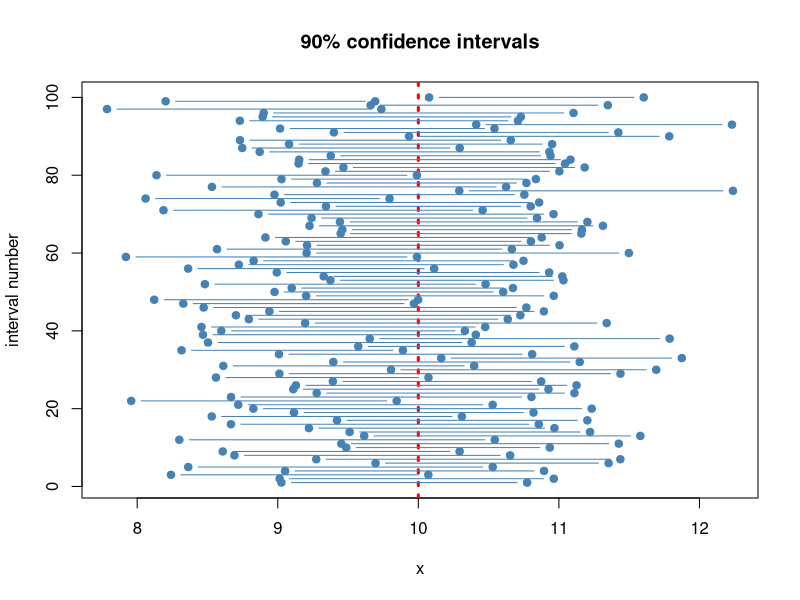
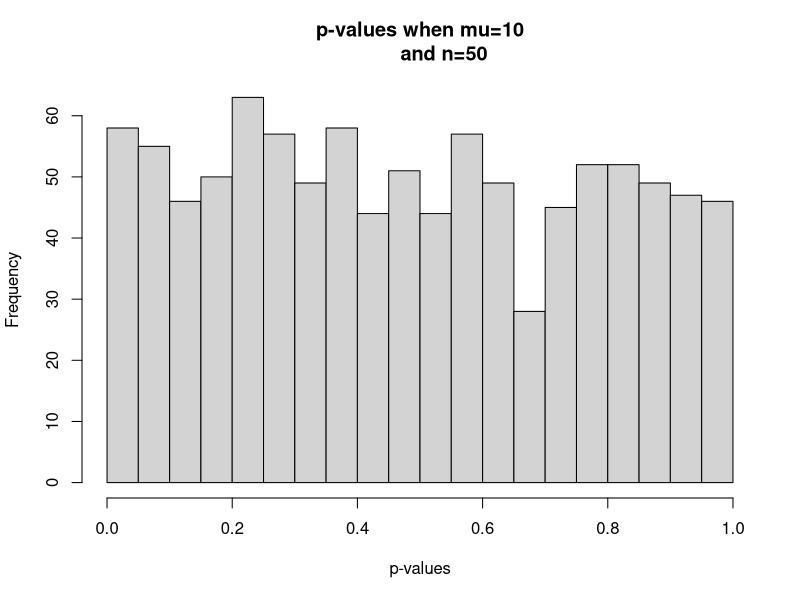
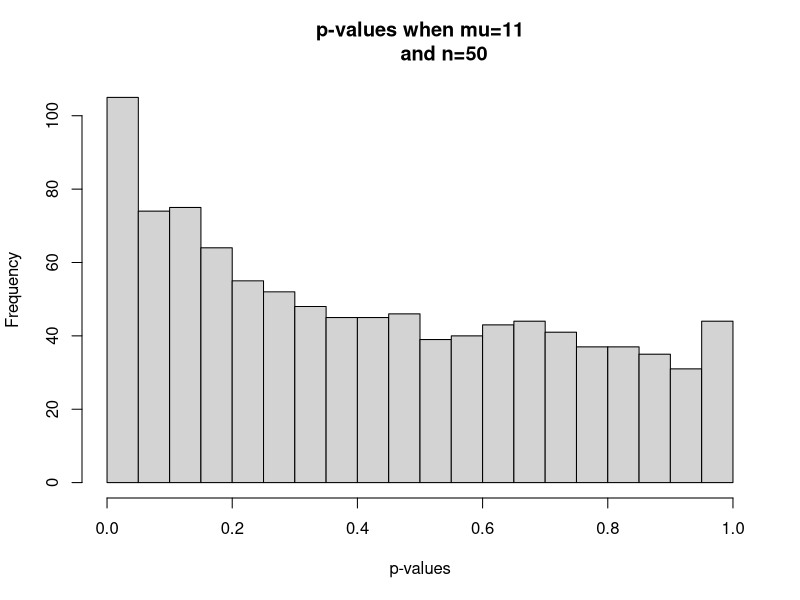

The R script that drew these images, in order:
## ---- chunk 1
library(knitr)
opts_chunk$set(echo = TRUE, 
               warning = FALSE,
               message = FALSE,
               fig.align = "center", 
               fig.width = 6, 
               fig.height = 5,
               out.height = "40%")
set.seed(12314159)
# Number of characters width in printing.
options(width = 72)

## ---- chunk 2
   conf.intervals <- function(mu = 0,           # true mean of normals
                              sigma = 1,        # true sd of normals
                              sampleSize = 100, # size of normal sample
                              level = 0.95,     # confidence level
                              nIntervals = 20   # number of intervals
                              ){
                               conf <- data.frame() 
                               for (i in 1:nIntervals){
                               samp <- rnorm(sampleSize, mu, sigma)
                               c <- 
                              conf[i,'lwr'] <- t.test(samp, 
                              conf.level = level)$conf.int[[1]]
                              conf[i,'upr'] <- t.test(samp, 
                              conf.level = level)$conf.int[[2]]
                               }
                              conf
                               }
## ---- chunk 3
   set.seed(1234567)
   head(conf.intervals(), 2)
## ---- chunk 4
   intervals90 <- conf.intervals( mu = 10,           # true mean of normals
                              sigma = 3,        # true sd of normals
                              sampleSize = 30, # size of normal sample
                              level = 0.90,     # confidence level
                              nIntervals = 100)
      
## ---- chunk 5
   set.seed(1234567)
   head(intervals90, 2)
## ---- chunk 6
   xlim <- c(min(intervals90$lwr), max(intervals90$upr))
   ylim <- c(1,100)
   plot(0, type = "b", xlim = xlim, ylim = ylim,
        xlab = "x", ylab = "interval number",
        main = "90% confidence intervals")
   abline(v=10, col="red", lty=3, lwd=3)
   for (i in 1:100){
      lines(c(intervals90$lwr[i],intervals90$upr[i]), c(i,i), pch=19, type="b",
            col = "steelblue")}
  

## ---- chunk 7
   sum((intervals90$lwr <= 10) & (intervals90$upr >= 10))
## ---- chunk 8

   p.values <- function(mu = 0,        # true mean of normals
                        sigma = 1,        # true sd of normals
                        sampleSize = 100, # size of normal sample
                        mu_0 = 0,         # hypothesized mean
                        nSamples = 20     # number of samples
                        ){
   pv <- rep(0, nSamples)
         for(i in 1:nSamples){
            samp <- rnorm(sampleSize, mu, sigma)
            pv[i] <- t.test(samp, mu = mu_0)$p.value
   }
   return (pv)
   }
## ---- chunk 9
   set.seed(1234567)
   head(p.values(), 2)
## ---- chunk 10
   pvals <- p.values(mu = 10,        # true mean of normals
                        sigma = 9,        # true sd of normals
                        sampleSize = 50, # size of normal sample
                        mu_0 = 10,         # hypothesized mean
                        nSamples = 1000)     # number of samples
   hist(as.numeric(pvals), xlab = "p-values", breaks = 15,
   main = " p-values when mu=10 
        and n=50")
## ---- chunk 11
   pvals <- p.values(mu = 10,        # true mean of normals
                        sigma = 9,        # true sd of normals
                        sampleSize = 50, # size of normal sample
                        mu_0 = 11,         # hypothesized mean
                        nSamples = 1000)     # number of samples
   hist(as.numeric(pvals), xlab = "p-values", breaks = 15,
   main = " p-values when mu=11 
        and n=50")
